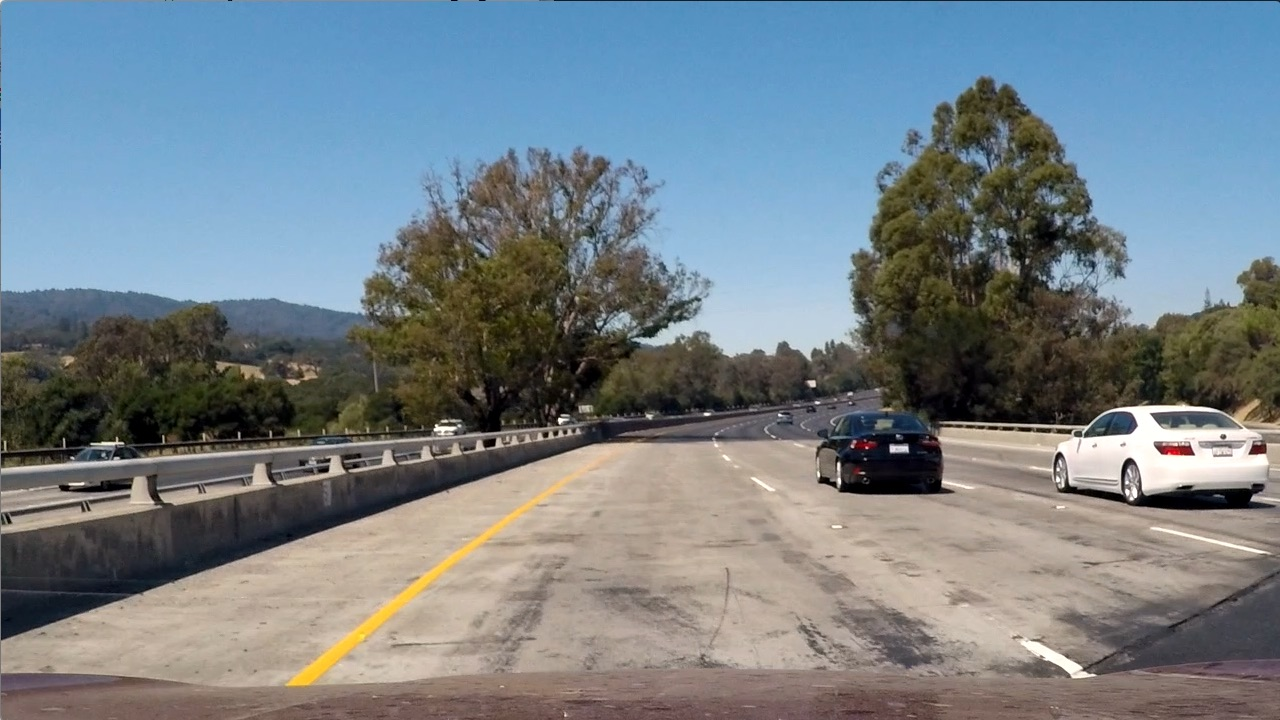
#> input picture test_images/test1.jpg, 1280 x 720 px
$ jupyter execute --allow-errors Data_Exploration.ipynb   (shell and % lines are left out)   (older library calls are emulated)
#> lines starting #> are read from the running program, lines starting #| are printed output that depends on the picture
##CarND Vehicle Detection

Auxiliary functions

[cell 1]
from __future__ import print_function
from ipywidgets import interact, interactive, fixed, interact_manual
import ipywidgets as widgets

import matplotlib.image as mpimg
import matplotlib.pyplot as plt
import numpy as np
import cv2 as cv2
import glob
import time

[cell 2]
image = mpimg.imread('test_images/test1.jpg')
#> image is the input picture: shape (720, 1280, 3); mean R, G, B 117.5, 128.7, 135.5

# Define a function to compute color histogram features
def color_hist(img, nbins=32, bins_range=(0, 256)):
    # Compute the histogram of the RGB channels separately
#> called with nbins = 32, bins_range = (0, 256)
    rhist = np.histogram(image[:,:,0], bins=32, range=(0, 256))
    ghist = np.histogram(image[:,:,1], bins=32, range=(0, 256))
    bhist = np.histogram(image[:,:,2], bins=32, range=(0, 256))
    # Generating bin centers
    bin_edges = rhist[1]
#> bin_edges = 33 values from 0 to 256
    bin_centers = (bin_edges[1:]  + bin_edges[0:len(bin_edges)-1])/2
#> bin_centers = 32 values from 4 to 252
    # Concatenate the histograms into a single feature vector
    hist_features = np.concatenate((rhist[0], ghist[0], bhist[0]))
#> hist_features = 96 values, max 111331 at index 89, min 936 at index 60, mean 28800
    # Return the individual histograms, bin_centers and feature vector
    return rhist, ghist, bhist, bin_centers, hist_features

rh, gh, bh, bincen, feature_vec = color_hist(image, nbins=32, bins_range=(0, 256))
#> bincen = 32 values from 4 to 252; feature_vec has the same summary as hist_features in color_hist

# Plot a figure with all three bar charts
if rh is not None:
    fig = plt.figure(figsize=(12,3))
    plt.subplot(131)
    plt.bar(bincen, rh[0])
    plt.xlim(0, 256)
    plt.title('R Histogram')
    plt.subplot(132)
    plt.bar(bincen, gh[0])
    plt.xlim(0, 256)
    plt.title('G Histogram')
    plt.subplot(133)
    plt.bar(bincen, bh[0])
    plt.xlim(0, 256)
    plt.title('B Histogram')
    fig.tight_layout()
else:
    print('Your function is returning None for at least one variable...')
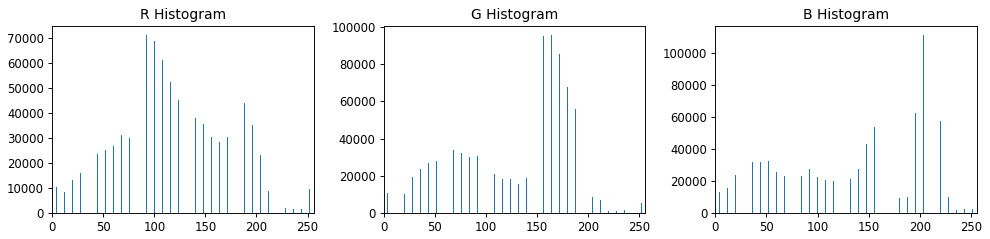
#> figure drawn by matplotlib, 3 panels; panel 1: tallest bar 71144 high, from x = 91.6 to 92.4; panel 2: tallest bar 95802 high, from x = 163.6 to 164.4; panel 3: tallest bar 111331 high, from x = 203.6 to 204.4

[cell 3]
color_hist(image)

[cell 4]
from moviepy.editor import *
#> (the rest of this cell did not finish here and is left out)

#> (a cell that did not finish here is left out)

[cell 6]
#Plot 3D

from mpl_toolkits.mplot3d import Axes3D

# [27 lines left out: function plot3d, not called in this run]


# Read a color image
img = cv2.imread("frame01.jpeg")

# Select a small fraction of pixels to plot by subsampling it
#> (the rest of this cell did not finish here and is left out)

[cell 7]
def f2(x1=True, x2 = 1):
    if x1:
        return x2+1
    else:
        return x2-1

#interact(f2, x2=widgets.IntSlider(min=-10,max=30,step=1,value=10));
interact(f2, x2=(-1,2));
#> the sliders are set to x2 = 0

[cell 8]
#Spatial bin of an image
# Read in an image
# You can also read cutout2, 3, 4 etc. to see other examples
image = mpimg.imread('test_images/test1.jpg')

# Define a function to compute color histogram features
# Pass the color_space flag as 3-letter all caps string
# like 'HSV' or 'LUV' etc.
# KEEP IN MIND IF YOU DECIDE TO USE THIS FUNCTION LATER
# IN YOUR PROJECT THAT IF YOU READ THE IMAGE WITH
# cv2.imread() INSTEAD YOU START WITH BGR COLOR!
def bin_spatial(img, color_space='RGB', size=(32, 32)):
    # Convert image to new color space (if specified)
#> called with color_space = 'YCrCb', size = (32, 32)
    if color_space != 'RGB':
        if color_space == 'HSV':
            feature_image = cv2.cvtColor(img, cv2.COLOR_RGB2HSV)
        elif color_space == 'LUV':
            feature_image = cv2.cvtColor(img, cv2.COLOR_RGB2LUV)
        elif color_space == 'HLS':
            feature_image = cv2.cvtColor(img, cv2.COLOR_RGB2HLS)
        elif color_space == 'YUV':
            feature_image = cv2.cvtColor(img, cv2.COLOR_RGB2YUV)
        elif color_space == 'YCrCb':
            feature_image = cv2.cvtColor(img, cv2.COLOR_RGB2YCrCb)
#> feature_image: shape (720, 1280, 3); mean of channels 0, 1, 2 126.1, 121.9, 133.3
    else: feature_image = np.copy(img)
    # Use cv2.resize().ravel() to create the feature vector
    features = cv2.resize(feature_image, size).ravel()
#> features = 3072 values, max 255 at index 1911, min 0 at index 1833, mean 127

    return features


feature_vec = bin_spatial(image, color_space='YCrCb', size=(32, 32))
#> feature_vec has the same summary as features in bin_spatial

# Plot features
plt.plot(feature_vec)
plt.title('Spatially Binned Features')
plt.show()
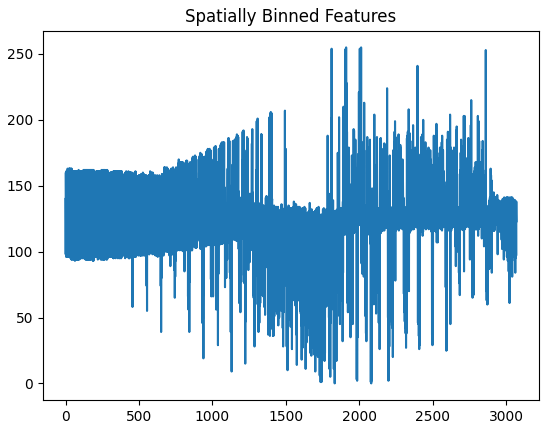
#> figure drawn by matplotlib, 1 panel; curve peaks at x = 1911, y = 255
#> the sliders are set to color_s = {'HSV': 'HSV', 'LUV': 'LUV', '

[cell 9]
# Plot features
def fBIN(color_s):
    feature_vec = bin_spatial(image, color_space=color_s, size=(32, 32))
#> the sliders are set to 
    plt.plot(feature_vec)
    plt.title(color_s + ' - Spatially Binned Features')
    plt.show()


#> (the rest of this cell did not finish here and is left out)

[cell 10]
import glob as glob

cars = glob.glob('OwnCollection/vehicles/**/*.png')
notcars = glob.glob('OwnCollection/non-vehicles/**/*.png')

[cell 11]
len(notcars)

[cell 12]
#Two examples

car_ind = np.random.randint(0, len(cars))
#> (the rest of this cell did not finish here and is left out)

[cell 13]
# Plot examples

def plotExamples():
    plt.figure(figsize=(15,8))

    car_ind = np.random.randint(0, len(cars))
    notcar_ind = np.random.randint(0, len(notcars))
    for i in range(5):
        #car_ind = np.random.randint(0, len(cars))
        #notcar_ind = np.random.randint(0, len(notcars))

        # Read in car / not-car images
        car_image = mpimg.imread(cars[car_ind])
        notcar_image = mpimg.imread(notcars[notcar_ind])


        plt.subplot(2,5,i+1)
        plt.imshow(car_image)
        plt.title('Car Image ' + str(car_ind))
        plt.subplot(2,5,5+i+1)
        plt.imshow(notcar_image)
        plt.title('Not-car Image ' + str(notcar_ind))
        plt.show()

#> (the rest of this cell did not finish here and is left out)

[cell 14]
#Data augmentation not need, because seems to already have some, and hog is robust

#Number of samples
n_cars = len(cars)
n_notcars = len(notcars)

print("n_cars: ",n_cars)
print("n_notcars: ",n_notcars)

[cell 15]
#Test with HOG
from skimage.feature import hog

# [31 lines left out: function get_hog_features, not called in this run]

[cell 16]
def get_hog_interact(image, cspace, orient =8, npixpercells =8, cellsperblock = 1,hog_channel=0, vis=True, feat_vec=True):
    if vis == True:
        # Use skimage.hog() to get both features and a visualization
        features, hog_image = get_hog_features(image, cspace, orient, (npixpercells,npixpercells), (cellsperblock,cellsperblock), hog_channel, vis, feat_vec)
        #plt.imshow(hog_image)
        plt.figure(figsize=(10,10))
        plt.subplot(121)
        plt.imshow(image,cmap='gray')
        plt.subplot(122)
        plt.imshow(hog_image, cmap = 'gray')
        plt.show()
    else:
        features = get_hog_features(image, cspace, orient, (pix_per_cell,pix_per_cell), (cell_per_block,cell_per_block), hog_channel, vis, feat_vec)
        #return features

#> (a cell that did not finish here is left out)

[cell 18]
car_ind = np.random.randint(0, len(cars))
#> car_ind = 0
#> the sliders are set to image = <module 'ipywidgets.fixed_' fr, cspace = {'RGB': 'RGB', 'HSV': 'HSV', ', orient = 8, npixpercells = 8, cellsperblock = 4, hog_channel = 1, vis = <module 'ipywidgets.fixed_' fr, feat_vec = <module 'ipywidgets.fixed_' fr
#> (the rest of this cell did not finish here and is left out)

#> (a cell that did not finish here is left out)

$ run again, with test_images/test2.jpg copied over test_images/test1.jpg
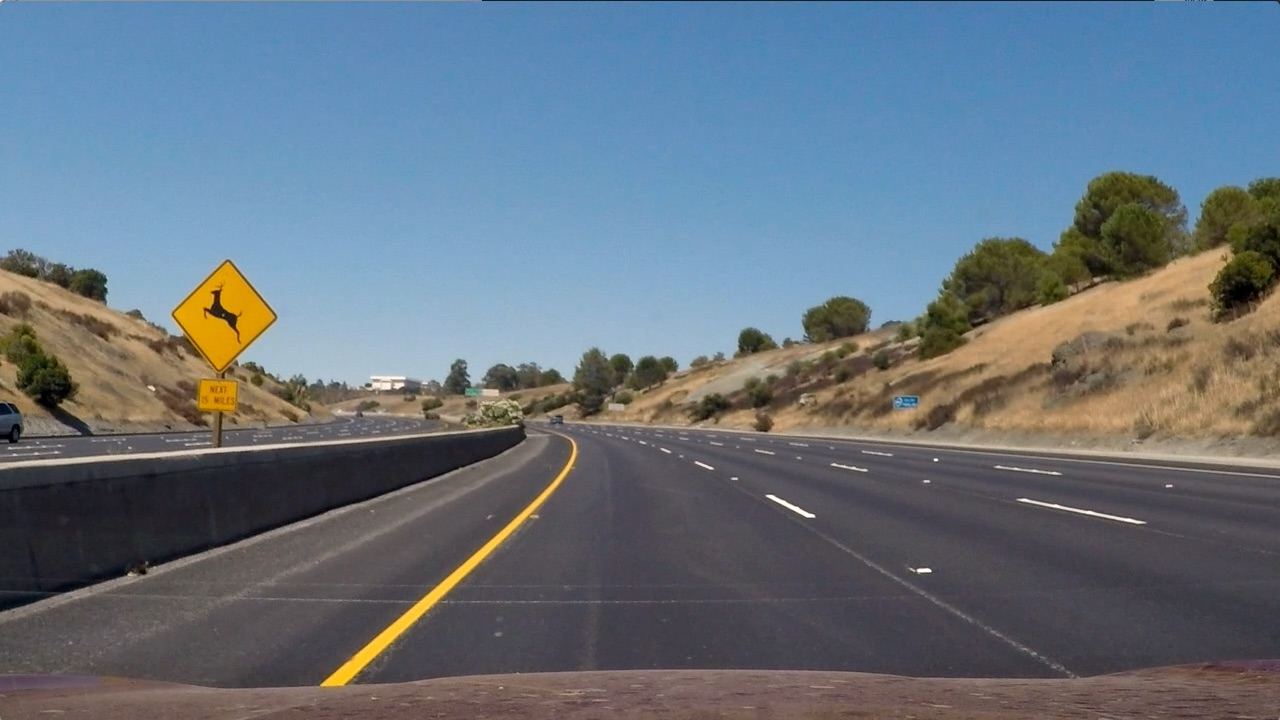
#> input picture test_images/test2.jpg, 1280 x 720 px
#> image is the input picture: shape (720, 1280, 3); mean R, G, B 102.8, 114.6, 125.5
#> bin_edges = 33 values from 0 to 256
#> bin_centers = 32 values from 4 to 252
#> hist_features = 96 values, max 117155 at index 74, min 82 at index 95, mean 28800
#> `rh, gh, bh, bincen, feature_vec = color_hist(image, nbins=32, bins_ran..`: bincen = 32 values from 4 to 252; feature_vec has the same summary as hist_features in color_hist
#> `[cell 2] image = mpimg.imread('test_images/test1.jpg')  # Define a fun..`:
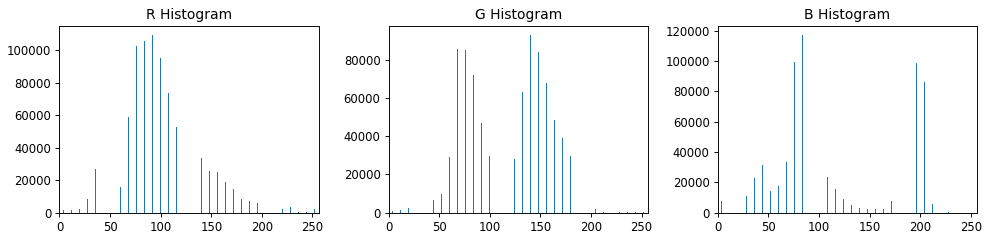
#> figure drawn by matplotlib, 3 panels; panel 1: tallest bar 109184 high, from x = 91.6 to 92.4; panel 2: tallest bar 92797 high, from x = 139.6 to 140.4; panel 3: tallest bar 117155 high, from x = 83.6 to 84.4
#> feature_image: shape (720, 1280, 3); mean of channels 0, 1, 2 112.3, 121.2, 135.4
#> features = 3072 values, max 209 at index 2190, min 7 at index 1635, mean 122.7
#> `feature_vec = bin_spatial(image, color_space='YCrCb', size=(32, 32))`: feature_vec has the same summary as features in bin_spatial
#> `plt.show()`:
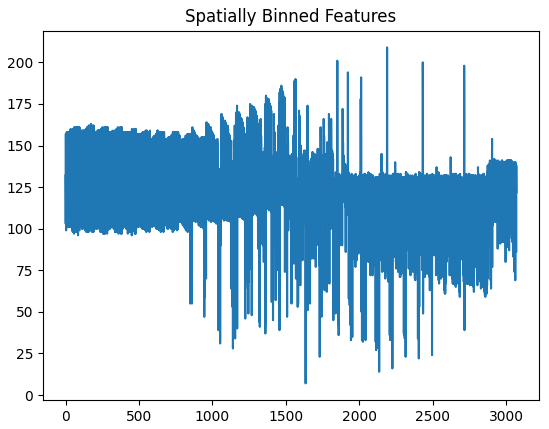
#> figure drawn by matplotlib, 1 panel; curve peaks at x = 2190, y = 209
#> car_ind = 0

$ run again, with test_images/test3.jpg copied over test_images/test1.jpg
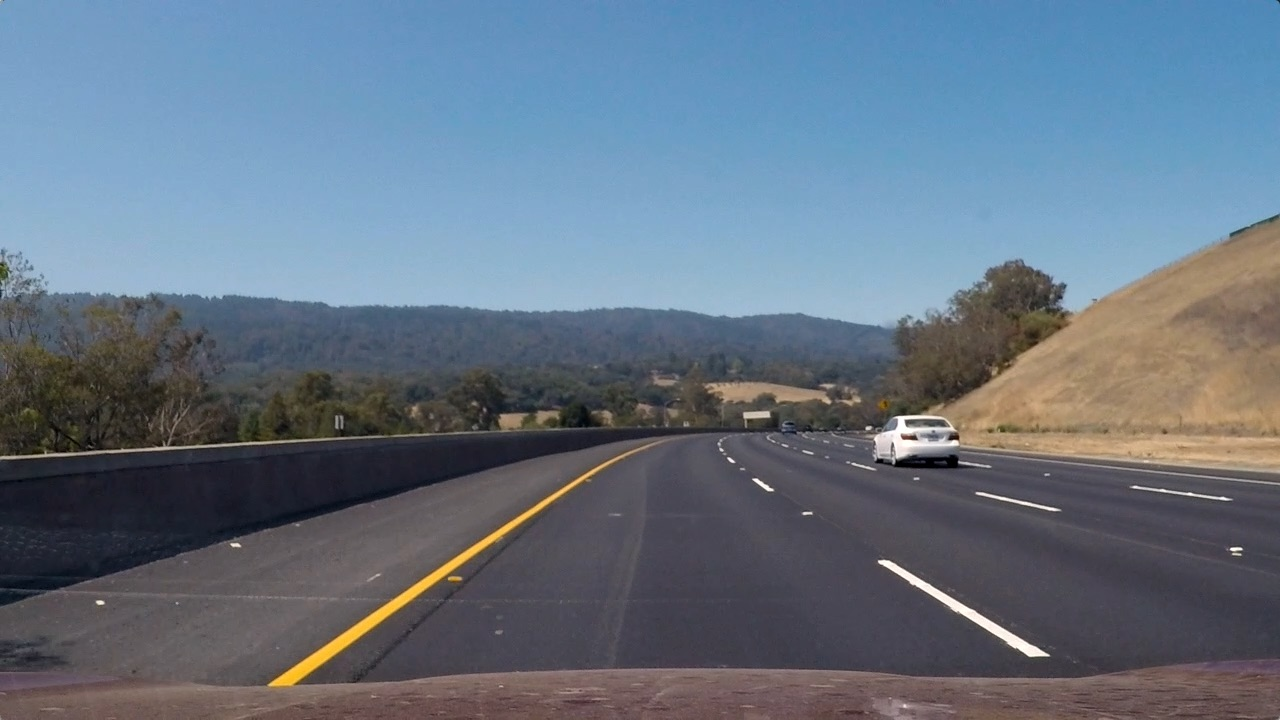
#> input picture test_images/test3.jpg, 1280 x 720 px
#> image is the input picture: shape (720, 1280, 3); mean R, G, B 101.1, 115.3, 130.7
#> bin_edges = 33 values from 0 to 256
#> bin_centers = 32 values from 4 to 252
#> hist_features = 96 values, max 140896 at index 89, min 252 at index 58, mean 28800
#> `rh, gh, bh, bincen, feature_vec = color_hist(image, nbins=32, bins_ran..`: bincen = 32 values from 4 to 252; feature_vec has the same summary as hist_features in color_hist
#> `[cell 2] image = mpimg.imread('test_images/test1.jpg')  # Define a fun..`:
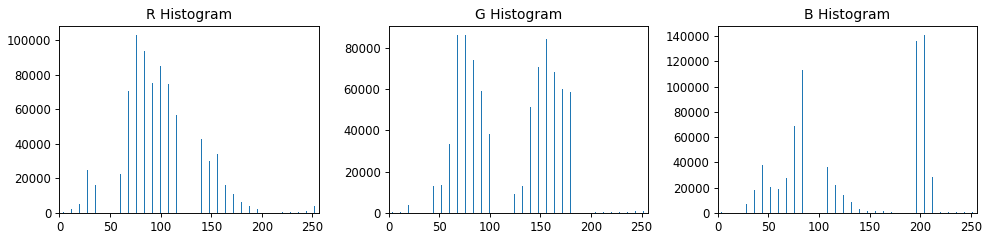
#> figure drawn by matplotlib, 3 panels; panel 1: tallest bar 103111 high, from x = 75.6 to 76.4; panel 2: tallest bar 86338 high, from x = 67.6 to 68.4; panel 3: tallest bar 140896 high, from x = 203.6 to 204.4
#> feature_image: shape (720, 1280, 3); mean of channels 0, 1, 2 112.8, 119.6, 138.1
#> features = 3072 values, max 248 at index 2466, min 16 at index 1986, mean 123.6
#> `feature_vec = bin_spatial(image, color_space='YCrCb', size=(32, 32))`: feature_vec has the same summary as features in bin_spatial
#> `plt.show()`:
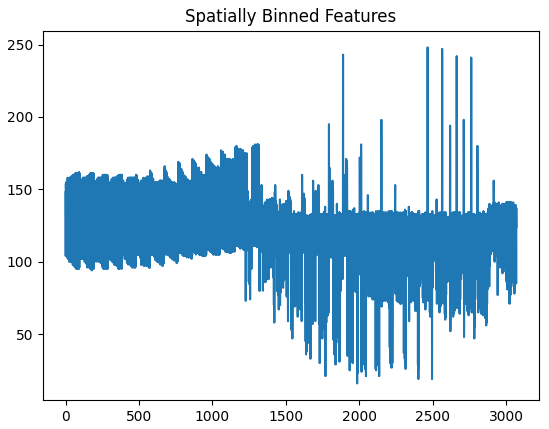
#> figure drawn by matplotlib, 1 panel; curve peaks at x = 2466, y = 248
#> car_ind = 0

$ run again, with test_images/test4.jpg copied over test_images/test1.jpg
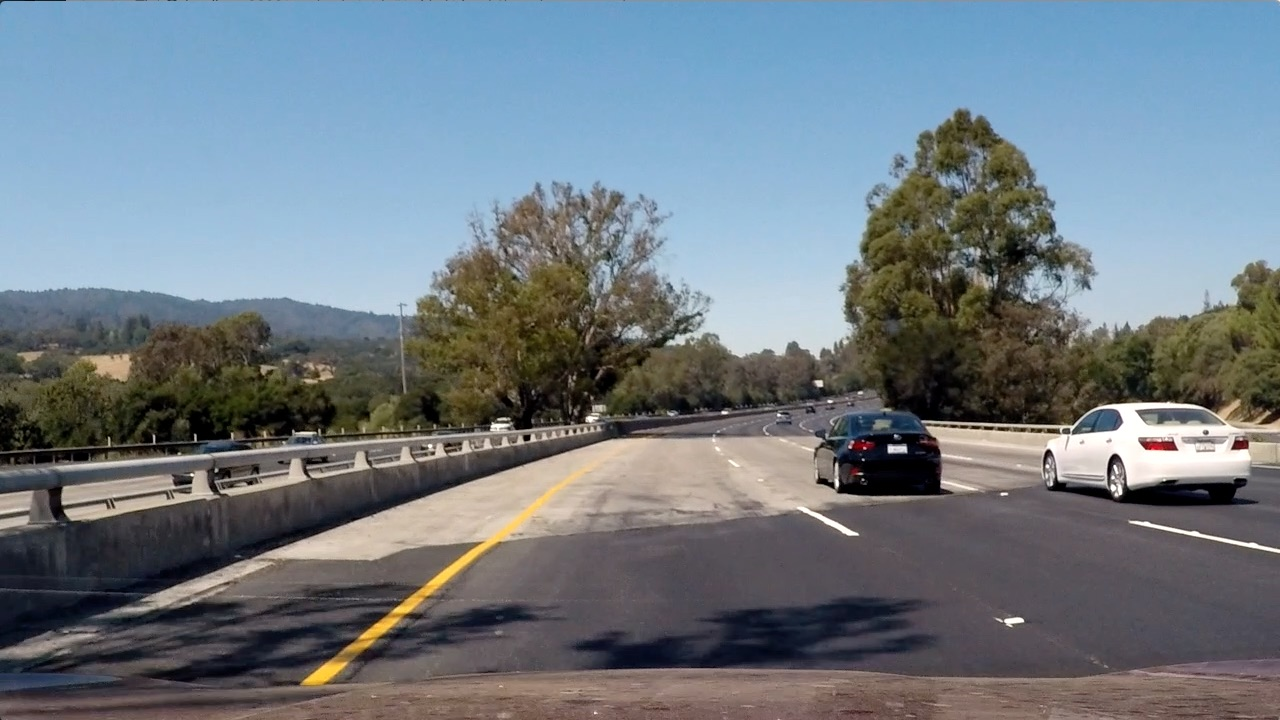
#> input picture test_images/test4.jpg, 1280 x 720 px
#> image is the input picture: shape (720, 1280, 3); mean R, G, B 112.2, 122.7, 130.9
#> bin_edges = 33 values from 0 to 256
#> bin_centers = 32 values from 4 to 252
#> hist_features = 96 values, max 116163 at index 90, min 1002 at index 60, mean 28800
#> `rh, gh, bh, bincen, feature_vec = color_hist(image, nbins=32, bins_ran..`: bincen = 32 values from 4 to 252; feature_vec has the same summary as hist_features in color_hist
#> `[cell 2] image = mpimg.imread('test_images/test1.jpg')  # Define a fun..`:
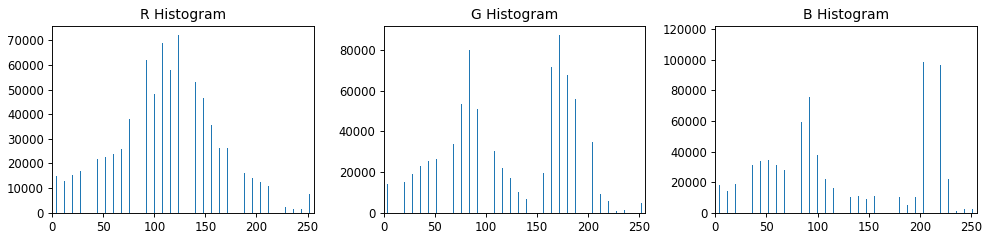
#> figure drawn by matplotlib, 3 panels; panel 1: tallest bar 72140 high, from x = 123.6 to 124.4; panel 2: tallest bar 87479 high, from x = 171.6 to 172.4; panel 3: tallest bar 116163 high, from x = 211.6 to 212.4
#> feature_image: shape (720, 1280, 3); mean of channels 0, 1, 2 120.5, 122.1, 133.9
#> features = 3072 values, max 255 at index 2007, min 0 at index 1986, mean 125.4
#> `feature_vec = bin_spatial(image, color_space='YCrCb', size=(32, 32))`: feature_vec has the same summary as features in bin_spatial
#> `plt.show()`:
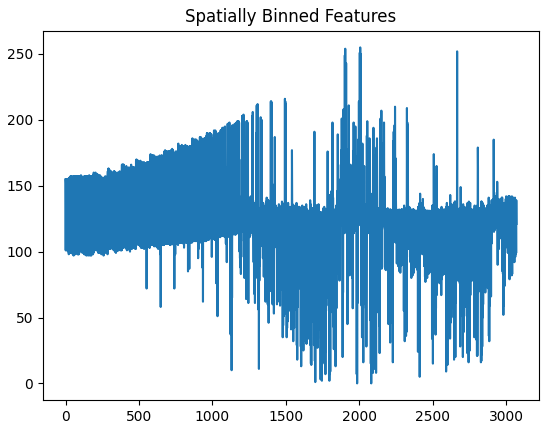
#> figure drawn by matplotlib, 1 panel; curve peaks at x = 2007, y = 255
#> car_ind = 0
